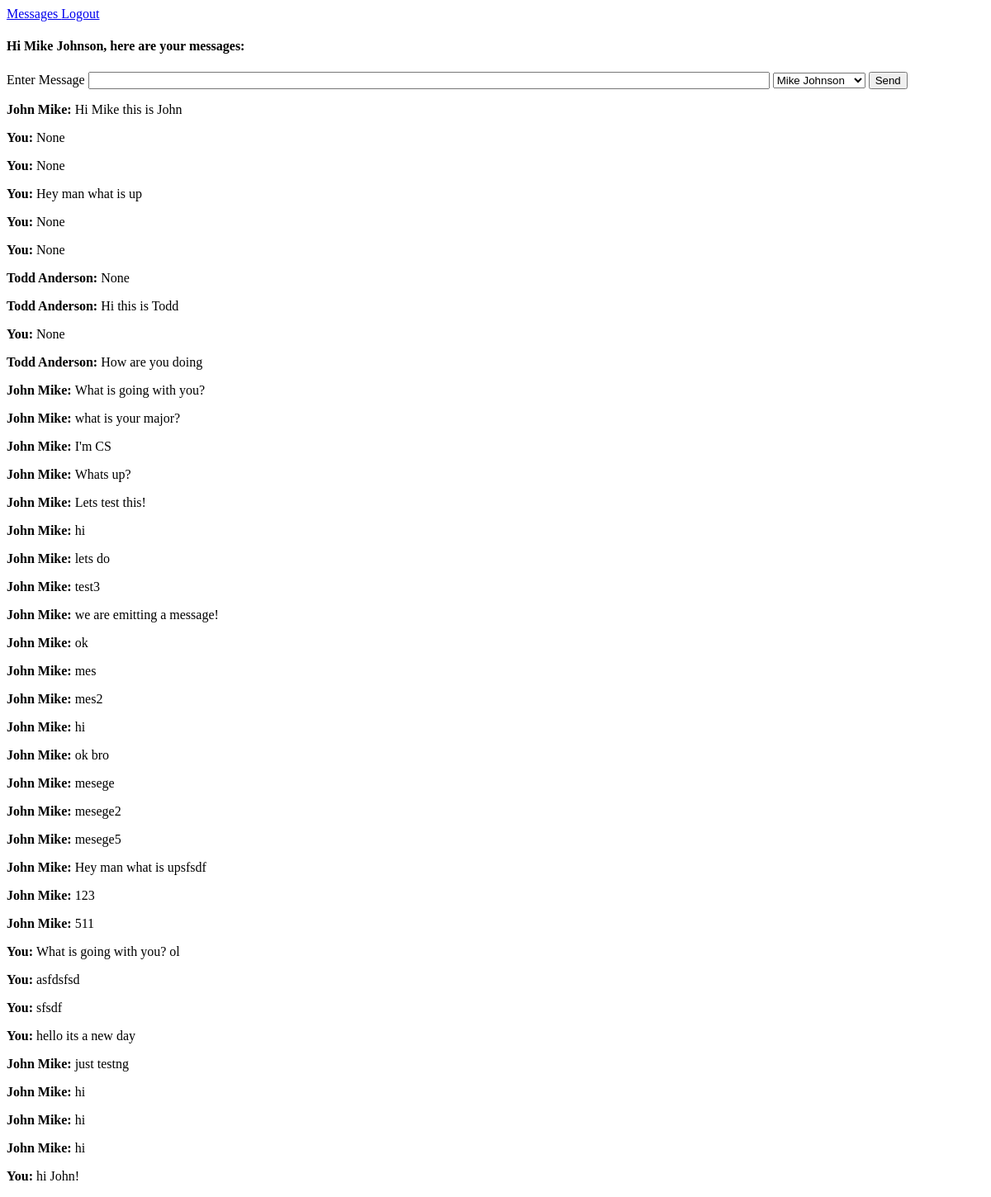
The app's page /message_room (signed in), older data.
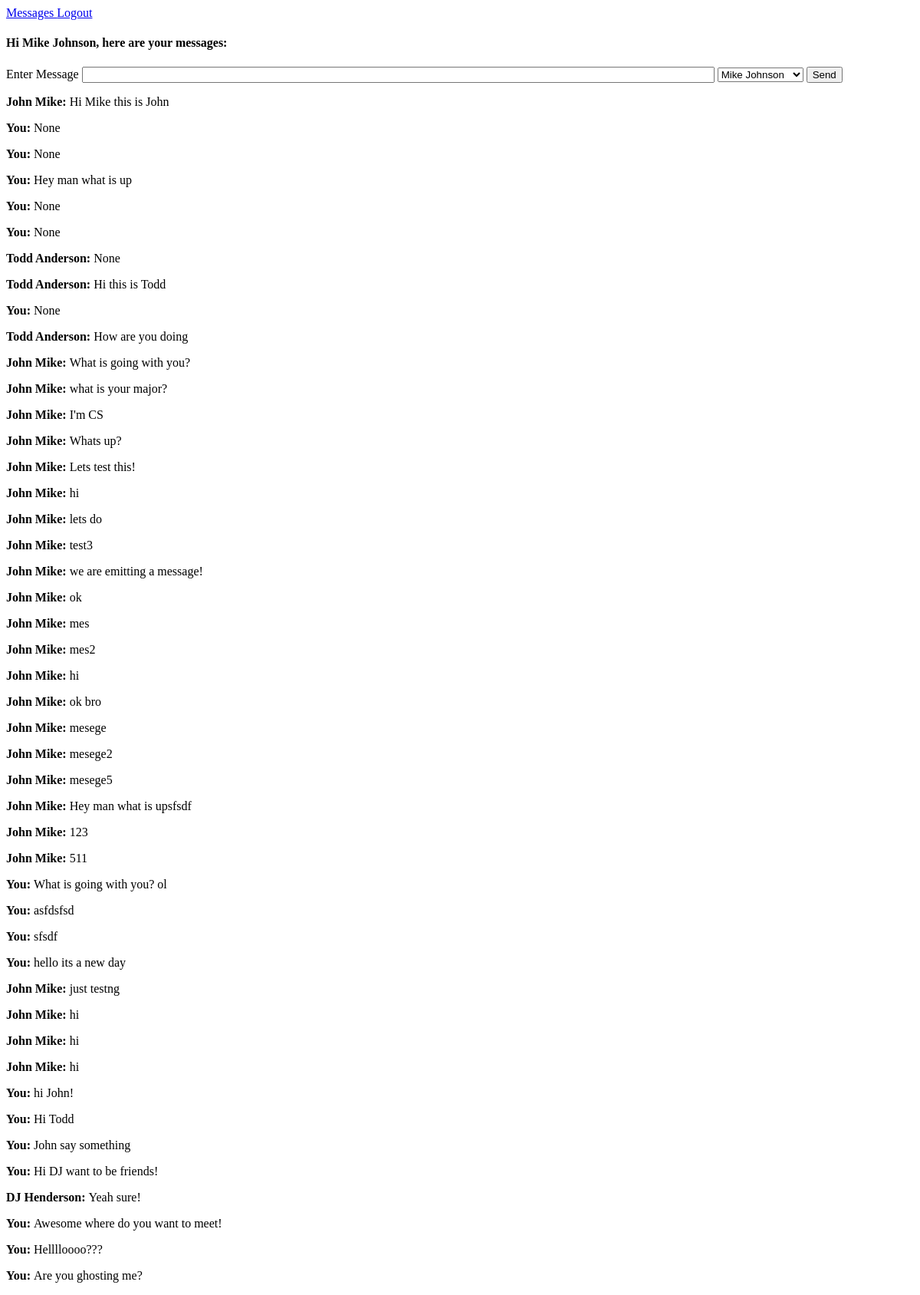
The same page, newer data.
### app/models.py (models this page shows, shortened)
class Users(UserMixin, db.Model):
    NAME_SIZE = 100
    id = db.Column(db.Integer, primary_key=True)
    name = db.Column(db.String(NAME_SIZE), unique=True)
    major = db.Column(db.String(100))
    hall = db.Column(db.String(100))
    password = db.Column(db.String(100))
    messages = db.relationship('Message', lazy='dynamic', primaryjoin="or_(Users.id == Message.user_to_id, Users.id == Message.user_from_id)")

class Message(db.Model):
    MAX_CHARS_IN_MESSAGE = 1000
    id = db.Column(db.Integer, primary_key=True)
    timestamp = db.Column(db.DateTime, index=True, default=datetime.utcnow)
    user_to_id = db.Column(db.Integer, db.ForeignKey('users.id'))
    user_from_id = db.Column(db.Integer, db.ForeignKey('users.id'))
    content = db.Column(db.String(MAX_CHARS_IN_MESSAGE))
    def give_name(self, user_id):
        name = "You"
        if not (self.user_from_id == user_id):
            name = Users.query.get(self.user_from_id).name
        return name

### app/routes.py (the view, shortened to what this page needs)
@app.route('/message_room', methods=["GET", "POST"])
@app.route('/message_room/<current_friend>', methods=["GET", "POST"])
@login_required
def message(current_friend=None):
    if not current_user.is_authenticated:
        return redirect(url_for("login"))
    message_form = MessageForm(choices=current_user.id)
    if current_friend == None:
        return render_template("room.html", messages=Users.query.get(current_user.id).messages, form=message_form)
    else:
        message_form = MessageForm(choices=current_friend)
        return render_template("room.html", messages=Users.giveMessagesFrom(current_user.id, current_friend), form=message_form)

### app/forms.py
class MessageForm(FlaskForm):
    def returnAllUsers():
        users = []
        for user in Users.query.all():
            users.append((user.id, user.name))
        return users
    '''def __init__(self, current_friend):
        self.choices = SelectField(Users.query.get(current_friend).name)'''
    message = StringField("Enter Message", [DataRequired()])
    choices = SelectField("To whom", choices=returnAllUsers(), render_kw={"onchange" : "test_function()"})
    send = SubmitField("Send")

### app/models.py (called while the page is built)
@login.user_loader
def load_user(id):
    return Users.query.get(int(id))

### app/templates/room.html (shortened to what this page needs)
{% extends "base.html" %}
{% block content %}
    <h4> Hi {{current_user.name}}, here are your messages: </h4>
    <form action="" method="POST", novalidate>
        <div>
            {{ form.message.label }}
            {{ form.message(size=100) }}
            {{ form.choices }}
            {{ form.send() }}
        </div>
    </form>
    {% for message in messages %}
        <p> <b> {{ message.give_name(current_user.id) }}: </b> {{ message.content }} </p>
    {% endfor %}
{% endblock %}

### app/templates/base.html (shortened to what this page needs)
<!DOCTYPE html>
<html>
    <head>
    </head>
    <body>
        <div>
            {% if current_user.is_authenticated %}
                <a href="{{url_for('message')}}"> Messages </a>
                <a href="{{url_for('logout')}}"> Logout </a>
            {% else %}
                <a href="{{url_for('signup') }}"> Sign Up </a>
                <a href="{{url_for('login')}}"> Login </a>
            {% endif %}
        </div>
        {% block content %} {% endblock %}
    </body>
</html>

Row changes from the older to the newer data that the page shows:
added Message: give_name "You", content "Hi Todd"
added Message: give_name "You", content "John say something"
added Message: give_name "You", content "Hi DJ want to be friends!"
added Message: give_name "DJ Henderson", content "Yeah sure!"
added Message: give_name "You", content "Awesome where do you want to meet!"
added Message: give_name "You", content "Helllloooo???"
added Message: give_name "You", content "Are you ghosting me?"
